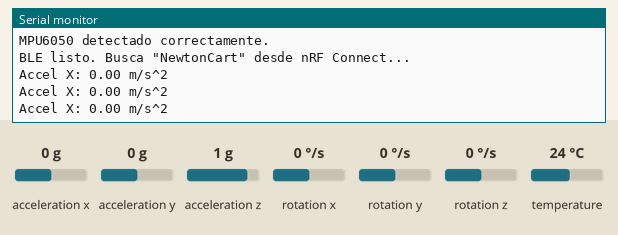
Recording of a sketch running on a simulated ESP32. Parts: the last lines printed to the serial monitor. Inputs (shaded band) come from the test bench; at power-on: acceleration x 0 g, acceleration y 0 g, acceleration z 1 g, rotation x 0 °/s, rotation y 0 °/s, rotation z 0 °/s, temperature 24 °C. Nothing arrives over Bluetooth unless stated; a phone connects over Bluetooth LE 3 s after start.

Above: at 2.2 s.
2.3 s: acceleration x set to -1.4 g
At 2.9 s:
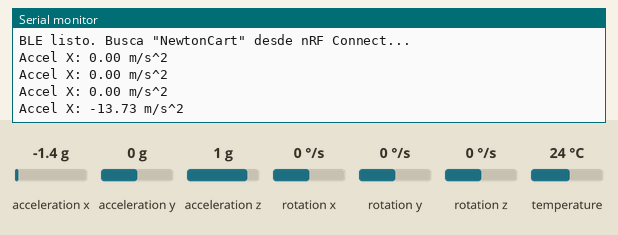
5.3 s: acceleration x set to -0.8 g
At 5.9 s:
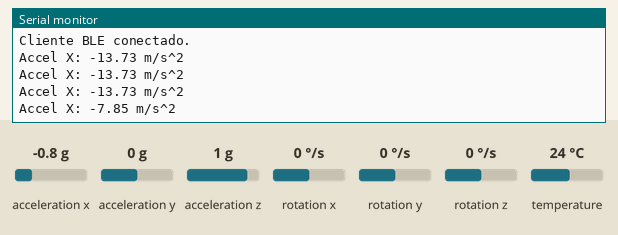
Timing chart, 0 to 8.3 s (numbered marks = the images above; inputs shaded):
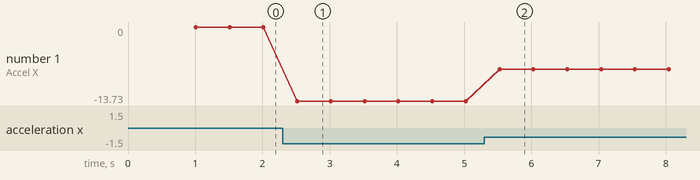

The sketch:

mpu6050_ble_test.ino
```cpp
/*
  MPU6050 -> BLE - Newton-Cart
  ------------------------------------------------------
  Lee la aceleracion en X del GY-521/MPU6050 y la transmite
  por Bluetooth Low Energy, usando el mismo servicio y
  caracteristica ya definidos en la tesis (Tabla 6 y la tabla
  de asignacion de caracteristicas, seccion 3.2.2):

    Servicio "Location & Navigation": 00001819-0000-1000-8000-00805f9b34fb
    Caracteristica "Aceleracion":     00002716-0000-1000-8000-00805f9b34fb

  Prueba con la app nRF Connect for Mobile: busca el dispositivo
  "NewtonCart", conectate, activa notificaciones (icono de las
  3 flechas) en la caracteristica, y confirma que el valor
  cambie al mover la placa.

  Pines I2C del GY-521 en el PCB: SDA=GPIO15, SCL=GPIO13.
*/

#include <Wire.h>
#include <Adafruit_MPU6050.h>
#include <Adafruit_Sensor.h>

#include <BLEDevice.h>
#include <BLEServer.h>
#include <BLEUtils.h>
#include <BLE2902.h>

#define MPU_SDA 15
#define MPU_SCL 13

#define SERVICE_UUID        "00001819-0000-1000-8000-00805f9b34fb"
#define CHARACTERISTIC_UUID "00002716-0000-1000-8000-00805f9b34fb"

Adafruit_MPU6050 mpu;

BLEServer *pServer = nullptr;
BLECharacteristic *pCharacteristic = nullptr;
bool deviceConnected = false;

class MyServerCallbacks : public BLEServerCallbacks {
  void onConnect(BLEServer *server) override {
    deviceConnected = true;
    Serial.println("Cliente BLE conectado.");
  }

  void onDisconnect(BLEServer *server) override {
    deviceConnected = false;
    Serial.println("Cliente BLE desconectado. Reanudando advertising...");
    delay(300);
    server->startAdvertising();
  }
};

void setup() {
  Serial.begin(115200);
  delay(1000);

  Serial.println();
  Serial.println("=== MPU6050 -> BLE - Newton-Cart ===");

  // --- MPU6050 ---
  Wire.begin(MPU_SDA, MPU_SCL);

  if (!mpu.begin()) {
    Serial.println("ERROR: no se detecta el MPU6050 en el bus I2C.");
    Serial.println("Revisa alimentacion (J6) y SDA/SCL en GPIO15/GPIO13.");
    while (1) {
      delay(1000);
    }
  }
  Serial.println("MPU6050 detectado correctamente.");

  mpu.setAccelerometerRange(MPU6050_RANGE_8_G);
  mpu.setGyroRange(MPU6050_RANGE_500_DEG);
  mpu.setFilterBandwidth(MPU6050_BAND_21_HZ);

  // --- BLE ---
  BLEDevice::init("NewtonCart");

  pServer = BLEDevice::createServer();
  pServer->setCallbacks(new MyServerCallbacks());

  BLEService *pService = pServer->createService(SERVICE_UUID);

  pCharacteristic = pService->createCharacteristic(
      CHARACTERISTIC_UUID,
      BLECharacteristic::PROPERTY_READ | BLECharacteristic::PROPERTY_NOTIFY);
  pCharacteristic->addDescriptor(new BLE2902());
  pCharacteristic->setValue("0.00");

  pService->start();

  BLEAdvertising *pAdvertising = BLEDevice::getAdvertising();
  pAdvertising->addServiceUUID(SERVICE_UUID);
  pAdvertising->setScanResponse(true);
  BLEDevice::startAdvertising();

  Serial.println("BLE listo. Busca \"NewtonCart\" desde nRF Connect...");
  Serial.println();
}

void loop() {
  sensors_event_t a, g, temp;
  mpu.getEvent(&a, &g, &temp);

  char valorTexto[8];
  dtostrf(a.acceleration.x, 4, 2, valorTexto);

  Serial.print("Accel X: ");
  Serial.print(valorTexto);
  Serial.println(" m/s^2");

  if (deviceConnected) {
    pCharacteristic->setValue(valorTexto);
    pCharacteristic->notify();
  }

  delay(500);
}
```

Measured:
- after the input at 2.3 s, the serial monitor: prints a new line after 0.21 s (image 1)
- after the input at 5.3 s, the serial monitor: prints a new line after 0.23 s (image 2)
- plotted number 1: 0 → -13.73 after the input at 2.3 s, -13.73 → -7.85 after the input at 5.3 s
